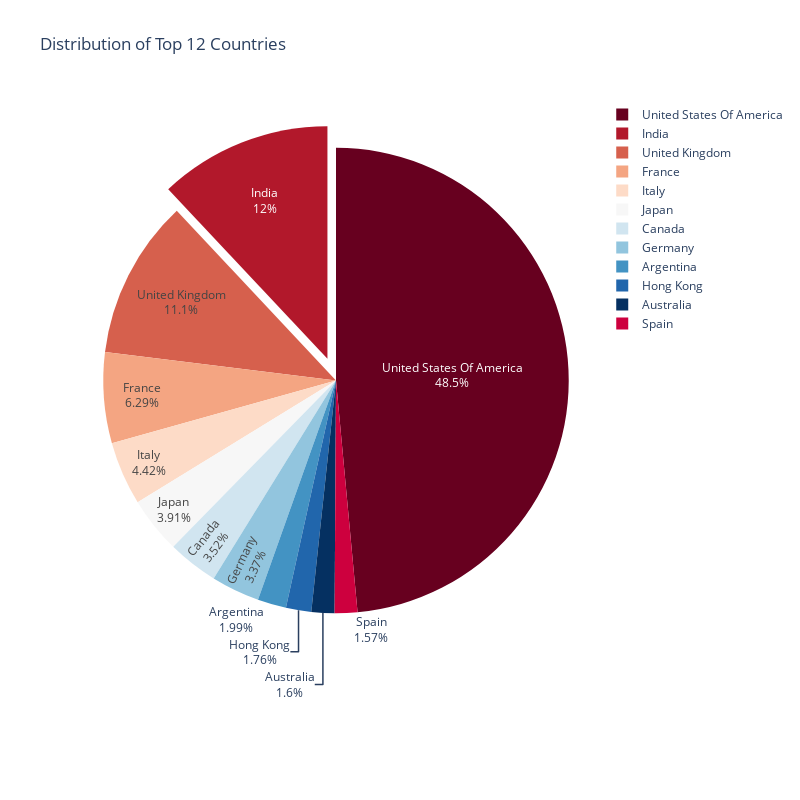

This figure's notebook cell:
### Code cell
print(f'The proportion of movies for which countries are known: {round(len(df_movies["movie_countries"].dropna().astype(str).apply(lambda x: x.strip()))/len(df_movies["movie_countries"]),3)}')

# Creating the pie chart
plt.figure(figsize=(20, 20))
fig = px.pie(
    names=df_countries_exploded_filtered.value_counts().index, 
    values=df_countries_exploded_filtered.value_counts().values, 
    title=f"Distribution of Top {len(df_countries_exploded_filtered.value_counts())} Countries",
    color_discrete_sequence=px.colors.sequential.RdBu
)
fig.update_layout(
    width=800,  # Width in pixels
    height=800  # Height in pixels
)
fig.update_traces(textinfo='percent+label', pull=[0, 0.1, 0, 0])  # Highlight one slice
fig.show()

### Figure 1 — Plotly figure (JSON) as saved in the notebook; plotly's stock layout.template omitted (floating-point values rounded to 4 significant figures)
{"data": [{"domain": {"x": [0, 1], "y": [0, 1]}, "hovertemplate": "label=%{label}<br>value=%{value}<extra></extra>", "labels": ["United States Of America", "India", "United Kingdom", "France", "Italy", "Japan", "Canada", "Germany", "Argentina", "Hong Kong", "Australia", "Spain"], "legendgroup": "", "name": "", "pull": [0, 0.1, 0, 0], "showlegend": true, "textinfo": "percent+label", "type": "pie", "values": [35998, 8897, 8206, 4665, 3279, 2902, 2612, 2497, 1475, 1303, 1187, 1167]}], "layout": {"height": 800, "legend": {"tracegroupgap": 0}, "piecolorway": ["rgb(103,0,31)", "rgb(178,24,43)", "rgb(214,96,77)", "rgb(244,165,130)", "rgb(253,219,199)", "rgb(247,247,247)", "rgb(209,229,240)", "rgb(146,197,222)", "rgb(67,147,195)", "rgb(33,102,172)", "rgb(5,48,97)"], "title": {"text": "Distribution of Top 12 Countries"}, "width": 800}}
